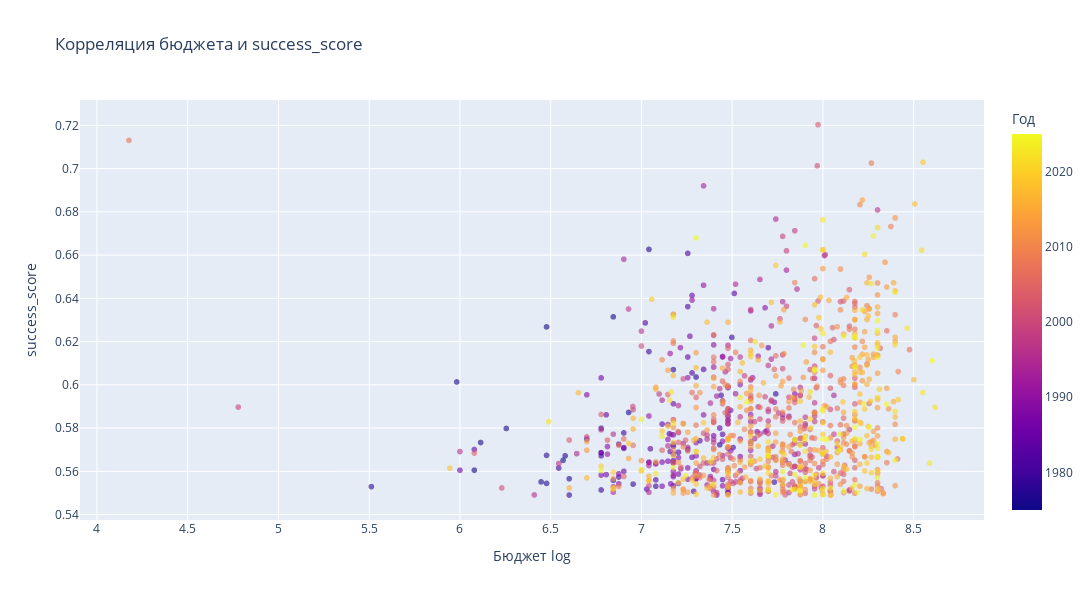

Write notebook code for a chart like this one.
### Code cell
successful_films['budget_log'] = successful_films['budget'].apply(lambda x: np.log10(x) if x > 0 else 0)
fig = px.scatter(
    successful_films,
    x='budget_log',
    y='success_score',
    color = 'year',
    opacity=0.6,
    title='Корреляция бюджета и success_score',
    labels={'budget_log': 'Бюджет log', 'year': 'Год'},
    width=1100,
    height=600
)

fig.show()

### Figure 1 — Plotly figure (JSON) as saved in the notebook; plotly's stock layout.template omitted (floating-point values rounded to 4 significant figures; data arrays with more than 128 entries replaced by an {"elided": "..."} marker saying what was removed)
{"data": [{"hovertemplate": "Бюджет log=%{x}<br>success_score=%{y}<br>Год=%{marker.color}<extra></extra>", "legendgroup": "", "marker": {"color": {"elided": "1015 int values"}, "coloraxis": "coloraxis", "opacity": 0.6, "symbol": "circle"}, "mode": "markers", "name": "", "showlegend": false, "type": "scattergl", "x": {"elided": "1015 float values"}, "xaxis": "x", "y": {"elided": "1015 float values"}, "yaxis": "y"}], "layout": {"coloraxis": {"colorbar": {"title": {"text": "Год"}}, "colorscale": [[0, "#0d0887"], [0.1111, "#46039f"], [0.2222, "#7201a8"], [0.3333, "#9c179e"], [0.4444, "#bd3786"], [0.5556, "#d8576b"], [0.6667, "#ed7953"], [0.7778, "#fb9f3a"], [0.8889, "#fdca26"], [1, "#f0f921"]]}, "height": 600, "legend": {"tracegroupgap": 0}, "title": {"text": "Корреляция бюджета и success_score"}, "width": 1100, "xaxis": {"anchor": "y", "domain": [0, 1], "title": {"text": "Бюджет log"}}, "yaxis": {"anchor": "x", "domain": [0, 1], "title": {"text": "success_score"}}}}
